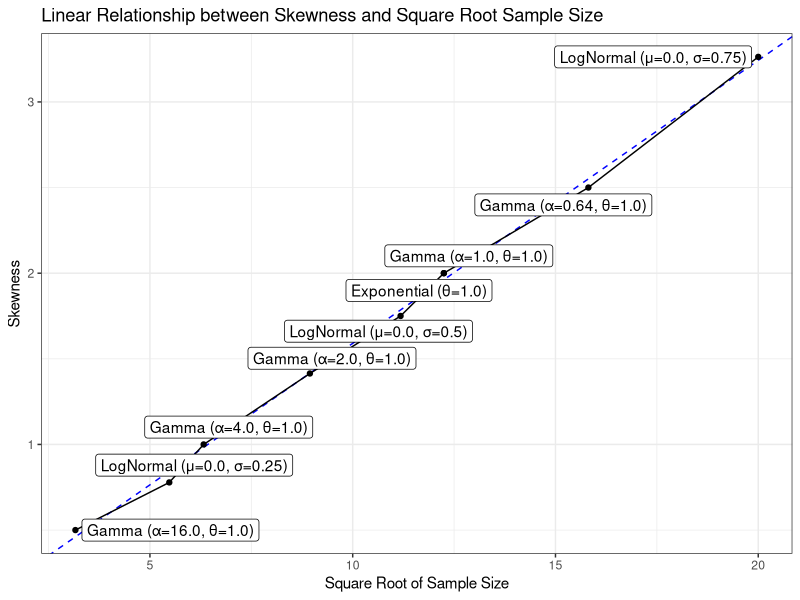
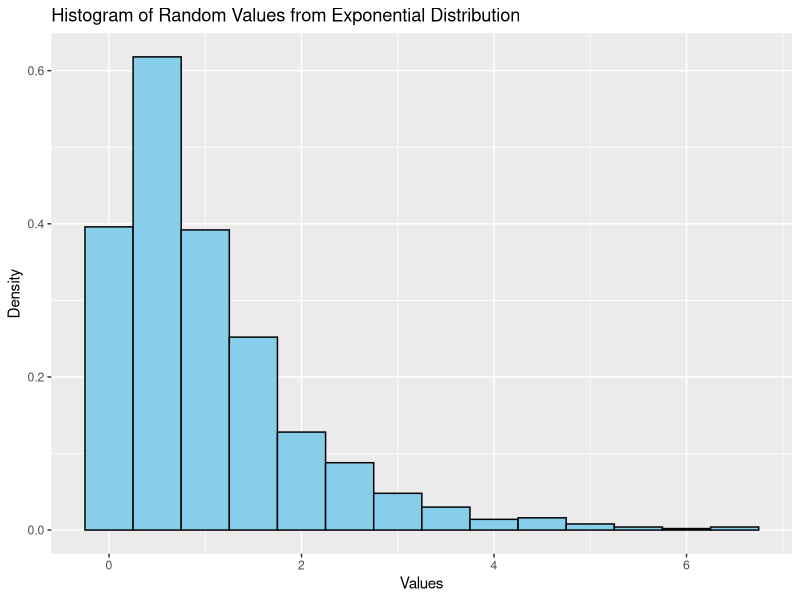
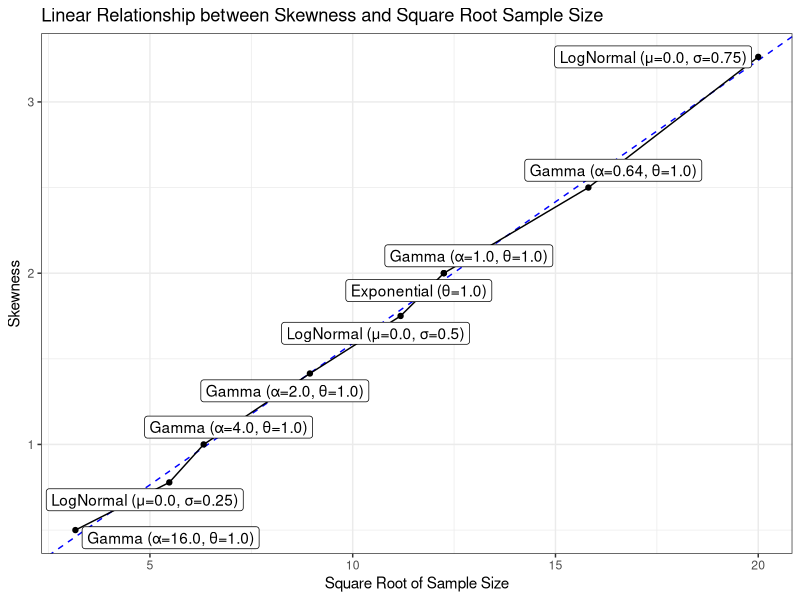

The R source for these figures, in order:
## ---- chunk 1
#| message: false
library(tidyverse)
library(ggrepel)
library(flextable)

df <- read_csv("means.csv") |>
  group_by(Distribution) |>
  mutate(Distribution = str_replace(Distribution, "\\{.*\\}", " ")) |>
  filter(
    `Lower Tail` >= 0.02 & `Lower Tail` <= 0.03,
    `Upper Tail` >= 0.02 & `Upper Tail` <= 0.03
  ) |>
  filter(`Sample Size` == min(`Sample Size`)) |> # get the smallest sample size for each distribution
  select(Distribution, Skewness, `Sampling Skewness`, `Sample Size`) |>
  arrange(Skewness, Distribution)

ft <- flextable(df) |>
  colformat_double(j = c("Skewness", "Sampling Skewness"), digits = 3) |>
  autofit()

save_as_image(ft, path = "table.png", res = 1000)

ft
## ---- chunk 2
model <- lm(Skewness ~ sqrt(`Sample Size`), df)
df |>
  ggplot(aes(x = sqrt(`Sample Size`), y = Skewness, label = Distribution)) +
  geom_abline(slope = coef(model)[2], intercept = coef(model)[1], color = "blue", linetype = "dashed") +
  geom_line() +
  geom_point() +
  geom_label_repel() +
  labs(
    title = "Linear Relationship between Skewness and Square Root Sample Size",
    x = "Square Root of Sample Size",
    y = "Skewness"
  ) +
  theme_bw()

ggsave("Skew_Sample_Size.png", width = 15, height = 8.5, dpi = 500)

summary(model)
## ---- chunk 3
set.seed(0)

# Generate random values from a normal distribution
data <- rexp(1000)

df <- data.frame(value = data)

# Create a histogram using ggplot2
ggplot(data = df, aes(x = value)) +
  geom_histogram(binwidth = 0.5, fill = "skyblue", color = "black", aes(y = after_stat(density))) +
  labs(
    title = "Histogram of Random Values from Exponential Distribution",
    x = "Values",
    y = "Density"
  )
